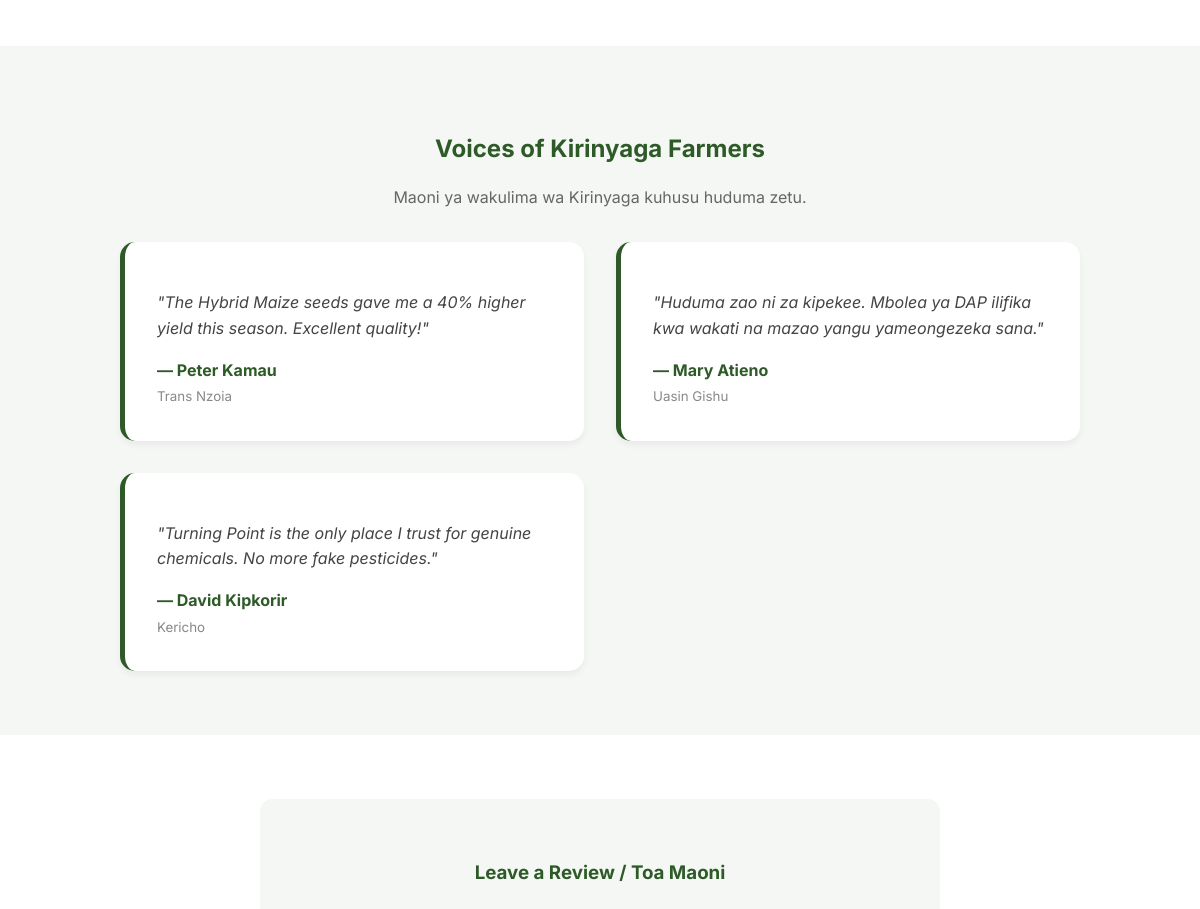
Before: / (middle part) with the older database file.
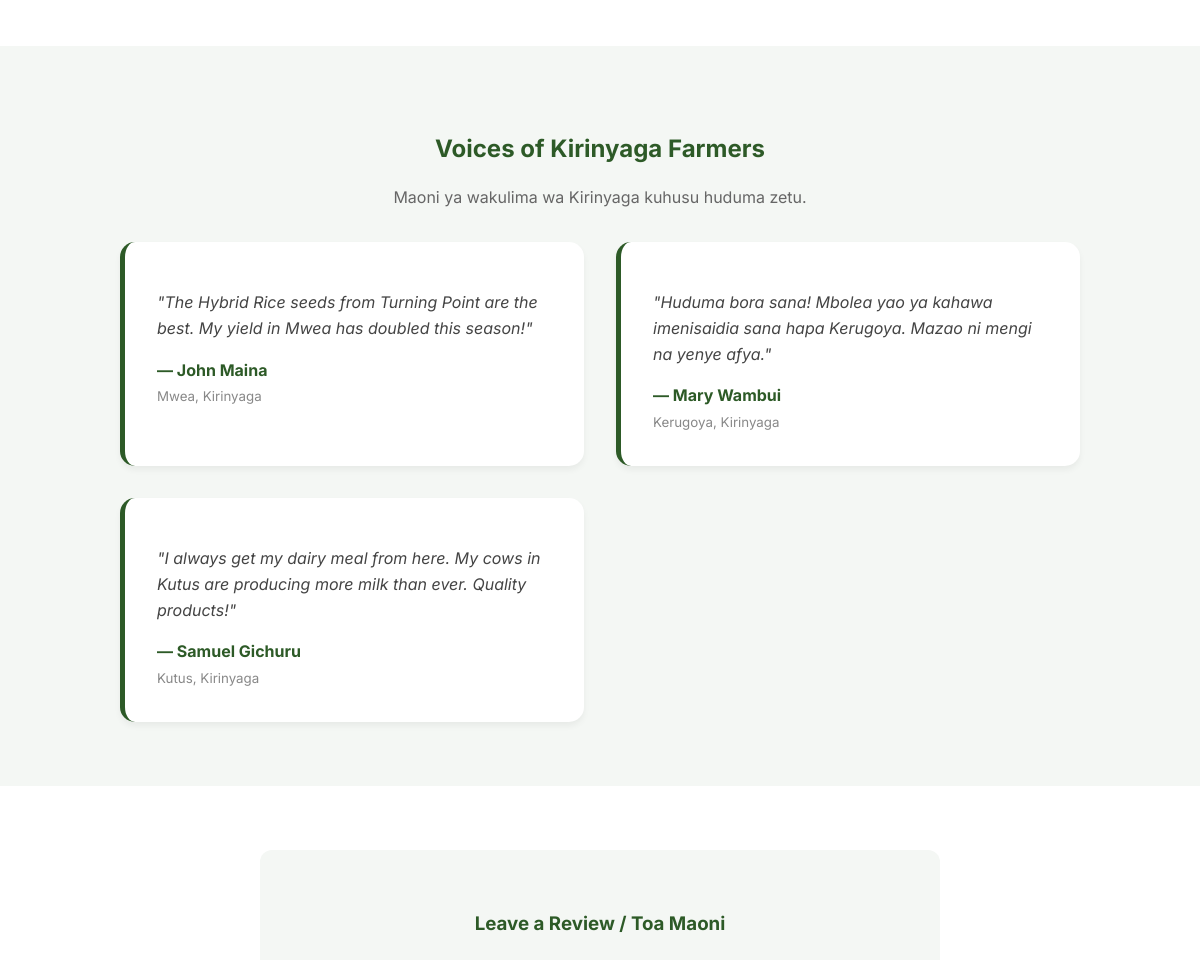
After: the same page with the newer database file.
### models.py (models this page shows, shortened)
class Review(db.Model):
    id = db.Column(db.Integer, primary_key=True)
    name = db.Column(db.String(100), nullable=False)
    location = db.Column(db.String(100), nullable=False) # e.g., 'Mwea, Kirinyaga'
    content = db.Column(db.Text, nullable=False)
    date_posted = db.Column(db.DateTime, nullable=False, default=datetime.utcnow)
    is_approved = db.Column(db.Boolean, default=True)

### app.py (the view)
@app.route('/')
def home():
    featured_products = Product.query.order_by(Product.date_added.desc()).limit(6).all()
    customer_reviews = Review.query.filter_by(is_approved=True).order_by(Review.date_posted.desc()).limit(3).all()
    return render_template('index.html', products=featured_products, reviews=customer_reviews, title="Home")

### templates/index.html (shortened to what this page needs)
{% extends "base.html" %}
{% block content %}
<section class="product-grid" style="padding: 3rem 10%;">
</section>
<section class="testimonials-section">
    <h2 style="color: var(--primary); margin-bottom: 10px;">Voices of Kirinyaga Farmers</h2>
    <p style="color: #666;">Maoni ya wakulima wa Kirinyaga kuhusu huduma zetu.</p>
    <div class="testimonial-grid">
        {% if reviews %}
            {% for review in reviews %}
            <div class="testimonial-card">
                <p>"{{ review.content }}"</p>
                <span>— {{ review.name }}</span>
                <small>{{ review.location }}</small>
            </div>
            {% endfor %}
        {% else %}
            <div class="testimonial-card">
                <p>"Turning Point Agrovet is the most trusted partner for farmers in Kirinyaga."</p>
                <span>— Turning Point Team</span>
                <small>Kerugoya Town</small>
            </div>
        {% endif %}
    </div>
</section>
<section class="review-container">
    <div class="review-form">
        <h3 style="text-align: center; color: var(--primary); margin-bottom: 1.5rem;">Leave a Review / Toa Maoni</h3>
    </div>
</section>
{% endblock %}

### templates/base.html (shortened to what this page needs)
<!DOCTYPE html>
<html lang="en">
<head>
    <link rel="stylesheet" href="{{ url_for('static', filename='css/style.css') }}">
</head>
<body>
    {% block content %}{% endblock %}
</body>
</html>

### static/css/style.css (style rules this page uses)
:root { --primary: #2d5a27; --accent: #ffffff; --dark-green: #1e3d1a; --white: #ffffff; --light-bg: #f4f7f4; --transition: all 0.3s cubic-bezier(0.25, 0.8, 0.25, 1); --whatsapp: #25d366; }
body { font-family: 'Inter', sans-serif; margin: 0; background-color: var(--white); color: var(--primary); line-height: 1.6; }
.product-grid { display: grid; grid-template-columns: repeat(auto-fill, minmax(280px, 1fr)); gap: 1.5rem; padding: 2rem 5%; }
.testimonials-section { background-color: var(--light-bg); padding: 4rem 10%; text-align: center; }
.testimonial-grid { display: grid; grid-template-columns: repeat(auto-fit, minmax(300px, 1fr)); gap: 2rem; margin-top: 2rem; }
.testimonial-card { background: var(--white); padding: 2rem; border-radius: 15px; box-shadow: 0 4px 6px rgba(0,0,0,0.05); border-left: 5px solid var(--primary); text-align: left; }
.testimonial-card p { font-style: italic; color: #444; margin-bottom: 1rem; }
.testimonial-card span { font-weight: bold; color: var(--primary); display: block; }
.testimonial-card small { color: #888; }
.review-container { padding: 4rem 10%; background: var(--white); }
.review-form { max-width: 600px; margin: 0 auto; background: var(--light-bg); padding: 2.5rem; border-radius: 12px; }

Changed rows visible on the page:
removed Review: content "Turning Point is the only place I trust for genuine chemicals. No more fake pesticides.", name "David Kipkorir", location "Kericho"
changed Review: content "The Hybrid Maize seeds gave me a 40% higher yield this season. Excellent quality!" → "The Hybrid Rice seeds from Turning Point are the best. My yield in Mwea has doubled this season!"; name "Peter Kamau" → "John Maina"; location "Trans Nzoia" → "Mwea, Kirinyaga"
changed Review: content "Huduma zao ni za kipekee. Mbolea ya DAP ilifika kwa wakati na mazao yangu yameongezeka sana." → "Huduma bora sana! Mbolea yao ya kahawa imenisaidia sana hapa Kerugoya. Mazao ni mengi na yenye afya."; name "Mary Atieno" → "Mary Wambui"; location "Uasin Gishu" → "Kerugoya, Kirinyaga"
added Review: content "I always get my dairy meal from here. My cows in Kutus are producing more milk than ever. Quality products!", name "Samuel Gichuru", location "Kutus, Kirinyaga"
